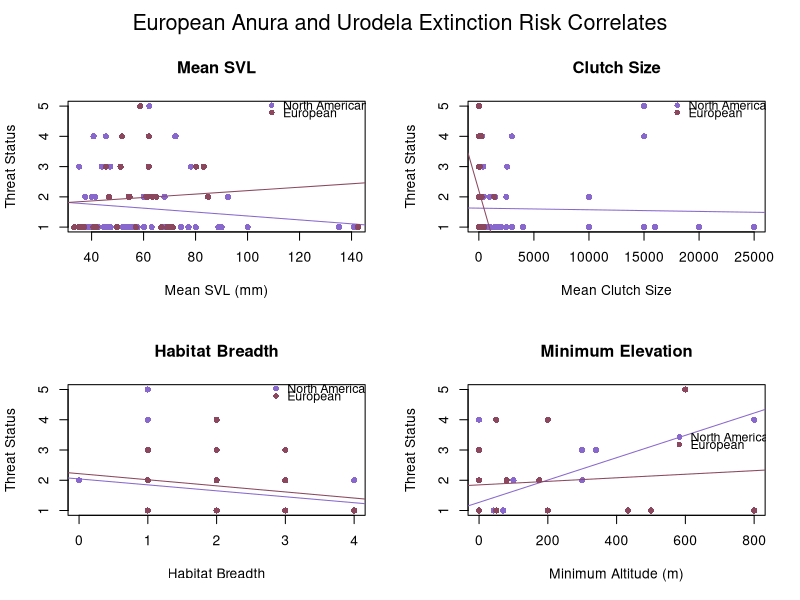
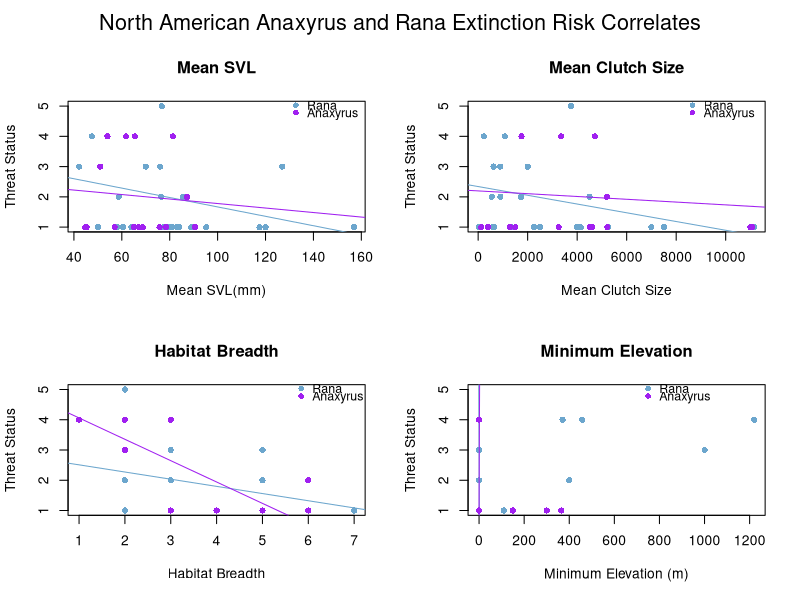
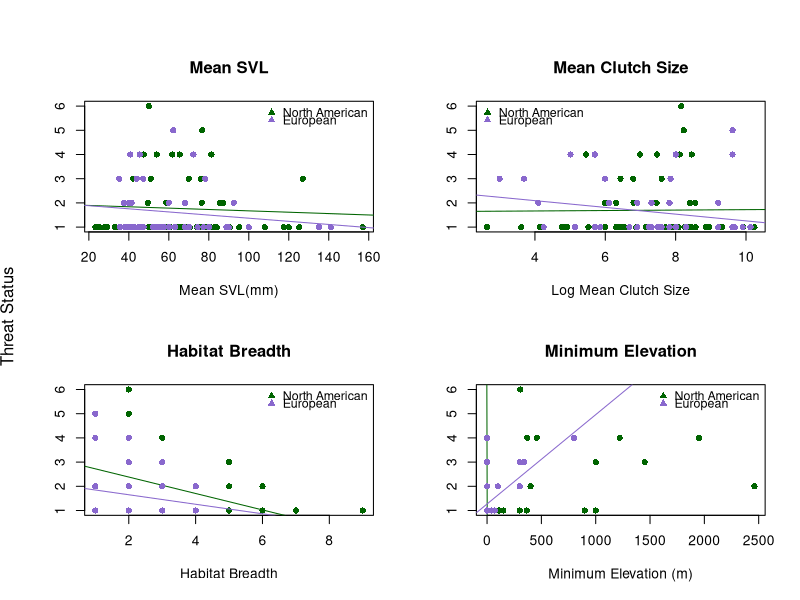

R code for these plots, in order: (Note: this script raises an error after producing the figures.)
# ENEC 395 Undergraduate Research 
# Alicia Wood
# 3/20/17
# Correlates of Extinction Risk in European and North American Amphibians



### Setting my working directory to the folder where all of my data and code are stored

setwd('~/Desktop/Extinction-Risk')

library(dplyr)
library(tidyr)



### Reading in raw data files

NAfrogs = read.table("NorthAmericanFrogs.txt", header=T, sep = '\t', quote = "\"")
NApaired = read.table("NorthAmericanFrogsPaired.txt", header=T, sep='\t', quote = "\"")
EuroAmphib = read.table("EuropeanAmphibians.txt", header=T, sep = '\t', quote = "\"", 
                        na.strings = "DD")
Taxonomy = read.table("Taxonomy.txt", header=T, sep = '\t', quote = "\"")



### Simplifying and preparing data for analysis

#Creating Habitat Breadth columns in both datasets
EuroAmphib$Forest <- apply(EuroAmphib[,c(123:131)], 1, sum)
EuroAmphib$Forest[EuroAmphib$Forest > 0] <- 1
EuroAmphib$Savanna <- apply(EuroAmphib[,c(132:133)], 1, sum)
EuroAmphib$Savanna[EuroAmphib$Savanna > 0] <- 1
EuroAmphib$Shrubland <- apply(EuroAmphib[,c(134:141)], 1, sum)
EuroAmphib$Shrubland[EuroAmphib$Shrubland > 0] <- 1
EuroAmphib$Grassland <- apply(EuroAmphib[,c(142:148)], 1, sum)
EuroAmphib$Grassland[EuroAmphib$Grassland > 0] <- 1
EuroAmphib$Wetlands <- apply(EuroAmphib[,c(149:164)], 1, sum)
EuroAmphib$Wetlands[EuroAmphib$Wetlands > 0] <- 1
EuroAmphib$RockyAreas[EuroAmphib$Habitat_RockyAreas_inland_cliffs_moutain_peaks == 1] <- 1
EuroAmphib$RockyAreas[EuroAmphib$Habitat_RockyAreas_inland_cliffs_moutain_peaks == 0] <- 0
EuroAmphib$Caves <- apply(EuroAmphib[,c(166:167)], 1, sum)
EuroAmphib$Caves[EuroAmphib$Caves > 0] <- 1
EuroAmphib$Deserts <- apply(EuroAmphib[,c(168:170)], 1, sum)
EuroAmphib$Deserts[EuroAmphib$Deserts > 0] <- 1
EuroAmphib$ArtificialTerrestrial <- apply(EuroAmphib[,c(171:176)], 1, sum)
EuroAmphib$ArtificialTerrestrial[EuroAmphib$ArtificialTerrestrial > 0] <- 1
EuroAmphib$Other[EuroAmphib$Habitat_Other_dunes == 1] <- 1
EuroAmphib$Other[EuroAmphib$Habitat_Other_dunes == 0] <- 0
EuroAmphib$HabitatBreadth <- apply(EuroAmphib[,c(255:264)], 1, sum)
NAfrogs$HabitatBreadth <- apply(NAfrogs[,c(22:33)], 1, sum)

#Condensing mean max and min Clutch Size into 1 mean Clutch Size column for NA dataset
NAfrogs$ClutchSize <- ifelse(is.na(NAfrogs$MeanClutchSize), ifelse(is.na(NAfrogs$MaxClutchSize), 
                      ifelse(is.na(NAfrogs$MinClutchSize), NA, NAfrogs$MinClutchSize),
                      ifelse(is.na(NAfrogs$MinClutchSize), NAfrogs$MaxClutchSize, 
                      rowMeans(NAfrogs[,c("MinClutchSize", "MaxClutchSize")]))), 
                      NAfrogs$MeanClutchSize)

#Simplifying NAfrogs SVL data into 1 Mean SVL column
NAfrogs$SVLunspecified <- ifelse(is.na(NAfrogs$MeanSVL_Unspecified_mm), 
                                 ifelse(is.na(NAfrogs$MaxSVL_Unspecified_mm),
                                        ifelse(is.na(NAfrogs$MinSVL_Unspecified_mm), NA, 
                                               NAfrogs$MinSVL_Unspecified_mm), 
                                        ifelse(is.na(NAfrogs$MinSVL_Unspecified_mm), 
                                               NAfrogs$MaxSVL_Unspecified_mm, 
                                               rowMeans(NAfrogs[,c("MinSVL_Unspecified_mm", 
                                                                   "MaxSVL_Unspecified_mm")]))), 
                                 NAfrogs$MeanSVL_Unspecified_mm)
NAfrogs$SVLfemale <- ifelse(is.na(NAfrogs$MeanSVL_Female_mm), 
                            ifelse(is.na(NAfrogs$MaxSVL_Female_mm), 
                                   ifelse(is.na(NAfrogs$MinSVL_Female_mm), NA, 
                                          NAfrogs$MinSVL_Female_mm), 
                                   ifelse(is.na(NAfrogs$MinSVL_Female_mm), 
                                          NAfrogs$MaxSVL_Female_mm, 
                                          rowMeans(NAfrogs[,c("MinSVL_Female_mm", 
                                                              "MaxSVL_Female_mm")]))), 
                            NAfrogs$MeanSVL_Female_mm)
NAfrogs$SVLmale <- ifelse(is.na(NAfrogs$MeanSVL_Male_mm), 
                          ifelse(is.na(NAfrogs$MaxSVL_Male_mm), 
                                 ifelse(is.na(NAfrogs$MinSVL_Male_mm), NA, 
                                        NAfrogs$MinSVL_Male_mm), 
                                 ifelse(is.na(NAfrogs$MinSVL_Male_mm), NAfrogs$MaxSVL_Male_mm, 
                                        rowMeans(NAfrogs[,c("MinSVL_Male_mm", 
                                                            "MaxSVL_Male_mm")]))), 
                          NAfrogs$MeanSVL_Male_mm)
NAfrogs$SVLMFmean <- rowMeans(NAfrogs[,c("SVLfemale", "SVLmale")])
NAfrogs$SVL <- ifelse(!is.na(NAfrogs$SVLunspecified) & !is.na(NAfrogs$SVLfemale) & 
                        !is.na(NAfrogs$SVLmale), rowMeans(NAfrogs[,c("SVLunspecified", 
                                                                     "SVLMFmean")]), 
                      ifelse(is.na(NAfrogs$SVLunspecified), 
                             ifelse(is.na(NAfrogs$SVLfemale), 
                                    ifelse(is.na(NAfrogs$SVLmale), NA, NAfrogs$SVLmale), 
                                    ifelse(is.na(NAfrogs$SVLmale), NAfrogs$SVLfemale, 
                                           NAfrogs$SVLMFmean)), NAfrogs$SVLunspecified))



### Organizing Threat Data

# Creating Continuous Threat Status Values in European Dataset
EuroAmphib$threat[EuroAmphib$IUCN_Status_LeastConcern == 1] <- 1
EuroAmphib$threat[EuroAmphib$IUCN_Status_NearThreatened == 1] <- 2
EuroAmphib$threat[EuroAmphib$IUCN_Status_Vulnerable == 1] <- 3
EuroAmphib$threat[EuroAmphib$IUCN_Status_Endangered == 1] <- 4
EuroAmphib$threat[EuroAmphib$IUCN_Status_CriticallyEndangered == 1] <- 5
# Creating Threat status ordinal values
threat = data.frame(IUCN_Threat_Status = c('LC', 'NT', 'VU', 'EN', 'CR', 'EW'),
                    threat = 1:6)



### Joining in taxonomy and threat datasets

NAfrogs <- merge(NAfrogs, Taxonomy, by = "SpeciesName") %>% left_join(threat)
EuroAmphib <- merge(EuroAmphib, Taxonomy, by = "SpeciesName")



### Dividing European dataset into Anura and Urodela order datasets

Efrogs <- EuroAmphib[EuroAmphib$Order == 'Anura',]
Esalamanders <- EuroAmphib[EuroAmphib$Order == 'Urodela',]



##### Plots and Linear Models



## North American and European Anura Comparison
pdf('plots/NA_Eur_anura.pdf', height = 8, width = 10)
par(mfrow=c(2,2), oma = c(0,1,2,0))
# SVL
plot(NAfrogs$SVL, NAfrogs$threat, xlab = "Mean SVL(mm)", ylab = "", 
     main = "Mean SVL", col = "darkgreen", pch = 16)
lm_svl_na = lm(NAfrogs$threat ~ NAfrogs$SVL)
abline(lm_svl_na, col = "darkgreen")
summary(lm_svl_na)
points(Efrogs$SVL_Unspecified_mm, Efrogs$threat, 
       col = "mediumpurple3", pch = 16)
lm_svl_e = lm(Efrogs$threat ~ Efrogs$SVL_Unspecified_mm)
abline(lm_svl_e, col = "mediumpurple3")
summary(lm_svl_e)
legend("topright", c("North American", "European"), pch = 17, 
       col = c("darkgreen", "mediumpurple3"), cex = 0.9, bty = "n", y.intersp = 0.5)
# Clutch Size
plot(log(NAfrogs$ClutchSize), NAfrogs$threat, xlab = "Log Mean Clutch Size", ylab = "", 
     main = "Mean Clutch Size", col = "darkgreen", pch = 16)
lm_cs_na = lm(NAfrogs$threat ~ log(NAfrogs$ClutchSize))
abline(lm_cs_na, col = "darkgreen")
summary(lm_cs_na)
points(log(Efrogs$Number_of_eggs_or_offspring), Efrogs$threat, col = "mediumpurple3", pch = 16)
lm_cs_e = lm(Efrogs$threat ~ log(Efrogs$Number_of_eggs_or_offspring))
abline(lm_cs_e, col = "mediumpurple3")
summary(lm_cs_e)
legend("topleft", c("North American", "European"), pch = 17, 
       col = c("darkgreen", "mediumpurple3"), cex = 0.9, bty = "n", y.intersp = 0.5)
# Habitat Breadth
plot(NAfrogs$HabitatBreadth, NAfrogs$threat, xlab = "Habitat Breadth", ylab = "", 
     main = "Habitat Breadth", col = "darkgreen", pch = 16)
lm_hb_na = lm(NAfrogs$threat ~ NAfrogs$HabitatBreadth)
abline(lm_hb_na, col = "darkgreen")
summary(lm_hb_na)
points(Efrogs$HabitatBreadth, Efrogs$threat, 
       col = "mediumpurple3", pch = 16)
lm_hb_e = lm(Efrogs$threat ~ Efrogs$HabitatBreadth)
abline(lm_hb_e, col = "mediumpurple3")
summary(lm_hb_e)
legend("topright", c("North American", "European"), pch = 17, 
       col = c("darkgreen", "mediumpurple3"), cex = 0.9, bty = "n", y.intersp = 0.5)
# Minimum Elevation
plot(NAfrogs$MinElevation_m, NAfrogs$threat, xlab = "Minimum Elevation (m)", 
     ylab = "", main = "Minimum Elevation", 
     col = "darkgreen", pch = 16)
lm_me_na = lm(NAfrogs$threat ~ NAfrogs$MinElevation_m)
abline(lm_me_na, col = "darkgreen")
summary(lm_me_na)
points(Efrogs$Altitude_min, Efrogs$threat, col = "mediumpurple3", pch = 16)
lm_me_e = lm(Efrogs$threat ~ Efrogs$Altitude_min)
abline(lm_me_e, col = "mediumpurple3")
summary(lm_me_e)
legend("topright", c("North American", "European"), pch = 17, 
       col = c("darkgreen", "mediumpurple3"), cex = 0.9, bty = "n", y.intersp = 0.5)
mtext("Threat Status", side = 2, outer = TRUE)
dev.off()


# Multi-Variable Linear Model North American Frogs
Multi_lm_na = lm(NAfrogs$threat ~ NAfrogs$SVL + NAfrogs$ClutchSize + NAfrogs$HabitatBreadth + 
                   NAfrogs$MinElevation_m)
summary(Multi_lm_na)
# Multi-Variable Linear Model European Frogs
Multi_lm_e = lm(Efrogs$threat ~ Efrogs$SVL_Unspecified_mm + Efrogs$Number_of_eggs_or_offspring + 
                  Efrogs$HabitatBreadth + Efrogs$Altitude_min)
summary(Multi_lm_e)

## European Anura and Urodela Comparison
par(mfrow=c(2,2), oma = c(0,0,2,0))
# SVL
plot(Efrogs$SVL_Unspecified_mm, Efrogs$threat, xlab = "Mean SVL (mm)", ylab = "Threat Status", 
     col = "mediumpurple3", main = "Mean SVL", pch = 16)
lm_svl_f = lm(Efrogs$threat ~ Efrogs$SVL_Unspecified_mm)
abline(lm_svl_f, col = "mediumpurple3")
summary(lm_svl_f)
points(Esalamanders$SVL_Unspecified_mm, Esalamanders$threat, xlab = "Mean SVL (mm)", 
       ylab = "Threat Status", col = "palevioletred4", pch = 16)
lm_svl_s = lm(Esalamanders$threat ~ Esalamanders$SVL_Unspecified_mm)
abline(lm_svl_s, col = "palevioletred4")
summary(lm_svl_s)
legend(105,5.4, c("North American", "European"), pch = 16, 
       col = c("mediumpurple3", "palevioletred4"), cex = 0.9, bty = "n", y.intersp = 0.5)
# Clutch Size
plot(Efrogs$Number_of_eggs_or_offspring, Efrogs$threat, xlab = "Mean Clutch Size", 
     ylab = "Threat Status", col = "mediumpurple3", 
     main = "Clutch Size", pch = 16)
lm_cs_f = lm(Efrogs$threat ~ Efrogs$Number_of_eggs_or_offspring)
abline(lm_cs_f, col = "mediumpurple3")
summary(lm_cs_f)
points(Esalamanders$Number_of_eggs_or_offspring, Esalamanders$threat, xlab = "Mean Clutch Size", 
       ylab = "Threat Status", col = "palevioletred4", pch = 16)
lm_cs_s = lm(Esalamanders$threat ~ Esalamanders$Number_of_eggs_or_offspring)
abline(lm_cs_s, col = "palevioletred4")
summary(lm_cs_s)
legend(17000,5.4, c("North American", "European"), pch = 16, 
       col = c("mediumpurple3", "palevioletred4"), cex = 0.9, bty = "n", y.intersp = 0.5)
# Habitat Breadth
plot(Efrogs$HabitatBreadth, Efrogs$threat, xlab = "Habitat Breadth", 
     ylab = "Threat Status", col = "mediumpurple3", 
     main = "Habitat Breadth", pch = 16)
lm_hb_f = lm(Efrogs$threat ~ Efrogs$HabitatBreadth)
abline(lm_hb_f, col = "mediumpurple3")
summary(lm_hb_f)
points(Esalamanders$HabitatBreadth, Esalamanders$threat, xlab = "Habitat Breadth", 
       ylab = "Threat Status", col = "palevioletred4", pch = 16)
lm_hb_s = lm(Esalamanders$threat ~ Esalamanders$HabitatBreadth)
abline(lm_hb_s, col = "palevioletred4")
summary(lm_hb_s)
legend(2.7,5.4, c("North American", "European"), pch = 16, 
       col = c("mediumpurple3", "palevioletred4"), cex = 0.9, bty = "n", y.intersp = 0.5)
# Minimum Elevation
plot(Efrogs$Altitude_min, Efrogs$threat, xlab = "Minimum Altitude (m)", 
     ylab = "Threat Status", col = "mediumpurple3", 
     main = "Minimum Elevation", pch = 16)
lm_me_f = lm(Efrogs$threat ~ Efrogs$Altitude_min)
abline(lm_me_f, col = "mediumpurple3")
summary(lm_me_f)
points(Esalamanders$Altitude_min, Esalamanders$threat, xlab = "Minimum Altitude (m)", 
       ylab = "Threat Status", col = "palevioletred4", pch = 16)
lm_me_s = lm(Esalamanders$threat ~ Esalamanders$Altitude_min)
abline(lm_me_s, col = "palevioletred4")
summary(lm_me_s)
legend(550,3.8, c("North American", "European"), pch = 16, 
       col = c("mediumpurple3", "palevioletred4"), cex = 0.9, bty = "n", y.intersp = 0.5)
mtext("European Anura and Urodela Extinction Risk Correlates", outer = TRUE, cex = 1.3)

# Multi-Variable Linear Model European Frogs
Multi_lm_e = lm(Efrogs$threat ~ Efrogs$SVL_Unspecified_mm + 
                  Efrogs$Number_of_eggs_or_offspring + 
                  Efrogs$HabitatBreadth + Efrogs$Altitude_min)
summary(Multi_lm_e)
# Multi-Variable Linear Model European Frogs
Multi_lm_s = lm(Esalamanders$threat ~ Esalamanders$SVL_Unspecified_mm + 
                  Esalamanders$Number_of_eggs_or_offspring + Esalamanders$HabitatBreadth + 
                  Esalamanders$Altitude_min)
summary(Multi_lm_s)

## North American Anaxyrus and Rana Analyses
Rana = NAfrogs[NAfrogs$Genus == 'Rana',]
Anaxyrus = NAfrogs[NAfrogs$Genus == 'Anaxyrus',]
par(mfrow=c(2,2), oma = c(0,0,2,0))
# SVL
plot(Rana$SVL, Rana$threat, xlab = "Mean SVL(mm)", ylab = "Threat Status", 
     main = "Mean SVL", col = "skyblue3", pch = 16)
lm_svl_r = lm(Rana$threat ~ Rana$SVL)
abline(lm_svl_r, col = "skyblue3")
summary(lm_svl_r)
points(Anaxyrus$SVL, Anaxyrus$threat, xlab = "Mean SVL(mm)", ylab = "Threat Status", 
       col = "purple", pch = 16)
lm_svl_a = lm(Anaxyrus$threat ~ Anaxyrus$SVL)
abline(lm_svl_a, col = "purple")
summary(lm_svl_a)
legend(128,5.4, c("Rana", "Anaxyrus"), pch = 16, 
       col = c("skyblue3", "purple"), cex = 0.9, bty = "n", y.intersp = 0.5)
# Clutch Size
plot(Rana$ClutchSize, Rana$threat, xlab = "Mean Clutch Size", ylab = "Threat Status", 
     main = "Mean Clutch Size", 
     col = "skyblue3", pch = 16)
lm_cs_r = lm(Rana$threat ~ Rana$ClutchSize)
abline(lm_cs_r, col = "skyblue3")
summary(lm_cs_r)
points(Anaxyrus$ClutchSize, Anaxyrus$threat, xlab = "Mean Clutch Size", ylab = "Threat Status", 
       col = "purple", pch = 16)
lm_cs_a = lm(Anaxyrus$threat ~ Anaxyrus$ClutchSize)
abline(lm_cs_a, col = "purple")
summary(lm_cs_a)
legend(8200,5.4, c("Rana", "Anaxyrus"), pch = 16, 
       col = c("skyblue3", "purple"), cex = 0.9, bty = "n", y.intersp = 0.5)
# Habitat Breadth
plot(Rana$HabitatBreadth, Rana$threat, xlab = "Habitat Breadth", ylab = "Threat Status", 
     main = "Habitat Breadth", 
     col = "skyblue3", pch = 16)
lm_hb_r = lm(Rana$threat ~ Rana$HabitatBreadth)
abline(lm_hb_r, col = "skyblue3")
summary(lm_hb_r)
points(Anaxyrus$HabitatBreadth, Anaxyrus$threat, xlab = "Habitat Breadth", 
       ylab = "Threat Status", col = "purple", pch = 16)
lm_hb_a = lm(Anaxyrus$threat ~ Anaxyrus$HabitatBreadth)
abline(lm_hb_a, col = "purple")
summary(lm_hb_a)
legend(5.6,5.4, c("Rana", "Anaxyrus"), pch = 16, 
       col = c("skyblue3", "purple"), cex = 0.9, bty = "n", y.intersp = 0.5)
# Minimum Elevation
plot(Rana$MinElevation_m, Rana$threat, xlab = "Minimum Elevation (m)", ylab = "Threat Status", 
     main = "Minimum Elevation", 
     col = "skyblue3", pch = 16)
lm_me_r = lm(Rana$threat ~ Rana$MinElevation_m)
abline(lm_me_r, col = "skyblue3")
summary(lm_me_r)
points(Anaxyrus$MinElevation_m, Anaxyrus$threat, xlab = "Minimum Elevation (m)", 
       ylab = "Threat Status", col = "purple", pch = 16)
lm_me_a = lm(Anaxyrus$threat ~ Anaxyrus$MinElevation_m)
abline(lm_me_a, col = "purple")
summary(lm_me_a)
legend(700,5.4, c("Rana", "Anaxyrus"), pch = 16, 
       col = c("skyblue3", "purple"), cex = 0.9, bty = "n", y.intersp = 0.5)
mtext("North American Anaxyrus and Rana Extinction Risk Correlates", outer = TRUE, cex = 1.3)

# Multi-Variable Linear Model North American Rana
Multi_lm_r = lm(Rana$threat ~ Rana$SVL + Rana$ClutchSize + Rana$HabitatBreadth + 
                  Rana$MinElevation_m)
summary(Multi_lm_r)
# Multi-Variable Linear Model North American Anaxyrus
Multi_lm_a = lm(Anaxyrus$threat ~ Anaxyrus$SVL + Anaxyrus$ClutchSize + 
                  Anaxyrus$HabitatBreadth + Anaxyrus$MinElevation_m)
summary(Multi_lm_a)



#### Paired Analysis

#preparing the paired dataset
NApaired$HabitatBreadth1 <- apply(NApaired[,c(24:35)], 1, sum)
NApaired$HabitatBreadth2 <- apply(NApaired[,c(63:74)], 1, sum)

NApaired$ClutchSize1 <- ifelse(is.na(NApaired$MeanClutchSize1), 
                               ifelse(is.na(NApaired$MaxClutchSize1), 
                                      ifelse(is.na(NApaired$MinClutchSize1), NA, 
                                             NApaired$MinClutchSize1), 
                                      ifelse(is.na(NApaired$MinClutchSize1), 
                                             NApaired$MaxClutchSize1, 
                                             rowMeans(NApaired[,c("MinClutchSize1", 
                                                                  "MaxClutchSize1")]))), 
                               NApaired$MeanClutchSize1)
NApaired$ClutchSize2 <- ifelse(is.na(NApaired$MeanClutchSize2), 
                               ifelse(is.na(NApaired$MaxClutchSize2), 
                                      ifelse(is.na(NApaired$MinClutchSize2), NA, 
                                             NApaired$MinClutchSize2), 
                                      ifelse(is.na(NApaired$MinClutchSize2), 
                                             NApaired$MaxClutchSize2, 
                                             rowMeans(NApaired[,c("MinClutchSize2", 
                                                                  "MaxClutchSize2")]))), 
                               NApaired$MeanClutchSize2)

NApaired$SVLunspecified1 <- ifelse(is.na(NApaired$MeanSVL_Unspecified_mm1), 
                                   ifelse(is.na(NApaired$MaxSVL_Unspecified_mm1), 
                                          ifelse(is.na(NApaired$MinSVL_Unspecified_mm1), NA, 
                                                 NApaired$MinSVL_Unspecified_mm1), 
                                          ifelse(is.na(NApaired$MinSVL_Unspecified_mm1), 
                                                 NApaired$MaxSVL_Unspecified_mm1, 
                                                 rowMeans(NApaired[,c("MinSVL_Unspecified_mm1", 
                                                                      "MaxSVL_Unspecified_mm1")]))), 
                                   NApaired$MeanSVL_Unspecified_mm1)
NApaired$SVLfemale1 <- ifelse(is.na(NApaired$MeanSVL_Female_mm1), 
                              ifelse(is.na(NApaired$MaxSVL_Female_mm1), 
                                     ifelse(is.na(NApaired$MinSVL_Female_mm1), NA, 
                                            NApaired$MinSVL_Female_mm1), 
                                     ifelse(is.na(NApaired$MinSVL_Female_mm1), 
                                            NApaired$MaxSVL_Female_mm1, 
                                            rowMeans(NApaired[,c("MinSVL_Female_mm1", 
                                                                 "MaxSVL_Female_mm1")]))), 
                              NApaired$MeanSVL_Female_mm1)
NApaired$SVLmale1 <- ifelse(is.na(NApaired$MeanSVL_Male_mm1), 
                            ifelse(is.na(NApaired$MaxSVL_Male_mm1), 
                                   ifelse(is.na(NApaired$MinSVL_Male_mm1), NA, 
                                          NApaired$MinSVL_Male_mm1), 
                                   ifelse(is.na(NApaired$MinSVL_Male_mm1), 
                                          NApaired$MaxSVL_Male_mm1, 
                                          rowMeans(NApaired[,c("MinSVL_Male_mm1", 
                                                               "MaxSVL_Male_mm1")]))), 
                            NApaired$MeanSVL_Male_mm1)
NApaired$SVLMFmean1 <- rowMeans(NApaired[,c("SVLfemale1", "SVLmale1")])
NApaired$SVL1 <- ifelse(!is.na(NApaired$SVLunspecified1) & !is.na(NApaired$SVLfemale1) & 
                          !is.na(NApaired$SVLmale1),
                        rowMeans(NApaired[,c("SVLunspecified1", "SVLMFmean1")]), 
                        ifelse(is.na(NApaired$SVLunspecified1), 
                               ifelse(is.na(NApaired$SVLfemale1), 
                                      ifelse(is.na(NApaired$SVLmale1), NA, 
                                             NApaired$SVLmale1), 
                                      ifelse(is.na(NApaired$SVLmale1), 
                                             NApaired$SVLfemale1, NApaired$SVLMFmean1)), 
                               NApaired$SVLunspecified1))
NApaired$SVLunspecified2 <- ifelse(is.na(NApaired$MeanSVL_Unspecified_mm2), 
                                   ifelse(is.na(NApaired$MaxSVL_Unspecified_mm2), 
                                          ifelse(is.na(NApaired$MinSVL_Unspecified_mm2), NA, 
                                                 NApaired$MinSVL_Unspecified_mm2), 
                                          ifelse(is.na(NApaired$MinSVL_Unspecified_mm2), 
                                                 NApaired$MaxSVL_Unspecified_mm2, 
                                                 rowMeans(NApaired[,c("MinSVL_Unspecified_mm2", 
                                                                      "MaxSVL_Unspecified_mm2")]))), 
                                   NApaired$MeanSVL_Unspecified_mm2)
NApaired$SVLfemale2 <- ifelse(is.na(NApaired$MeanSVL_Female_mm2), 
                              ifelse(is.na(NApaired$MaxSVL_Female_mm2), 
                                     ifelse(is.na(NApaired$MinSVL_Female_mm2), NA, 
                                            NApaired$MinSVL_Female_mm2), 
                                     ifelse(is.na(NApaired$MinSVL_Female_mm2), 
                                            NApaired$MaxSVL_Female_mm2, 
                                            rowMeans(NApaired[,c("MinSVL_Female_mm2", 
                                                                 "MaxSVL_Female_mm2")]))), 
                              NApaired$MeanSVL_Female_mm2)
NApaired$SVLmale2 <- ifelse(is.na(NApaired$MeanSVL_Male_mm2), 
                            ifelse(is.na(NApaired$MaxSVL_Male_mm2), 
                                   ifelse(is.na(NApaired$MinSVL_Male_mm2), NA, 
                                          NApaired$MinSVL_Male_mm2), 
                                   ifelse(is.na(NApaired$MinSVL_Male_mm2), 
                                          NApaired$MaxSVL_Male_mm2, 
                                          rowMeans(NApaired[,c("MinSVL_Male_mm2", 
                                                               "MaxSVL_Male_mm2")]))), 
                            NApaired$MeanSVL_Male_mm2)
NApaired$SVLMFmean2 <- rowMeans(NApaired[,c("SVLfemale2", "SVLmale2")])
NApaired$SVL2 <- ifelse(!is.na(NApaired$SVLunspecified2) & !is.na(NApaired$SVLfemale2) & 
                          !is.na(NApaired$SVLmale2), 
                        rowMeans(NApaired[,c("SVLunspecified2", "SVLMFmean2")]), 
                        ifelse(is.na(NApaired$SVLunspecified2), 
                               ifelse(is.na(NApaired$SVLfemale2), 
                                      ifelse(is.na(NApaired$SVLmale2), NA, 
                                             NApaired$SVLmale2), 
                                      ifelse(is.na(NApaired$SVLmale2), NApaired$SVLfemale2, 
                                             NApaired$SVLMFmean2)), NApaired$SVLunspecified2))

## Wilcoxon Tests
wilcox.test(NApaired$SVL1, NApaired$SVL2, paired = TRUE)
wilcox.test(NApaired$ClutchSize1, NApaired$ClutchSize2, paired = TRUE)
wilcox.test(NApaired$HabitatBreadth1, NApaired$HabitatBreadth2, paired = TRUE)
wilcox.test(NApaired$MinElevation_m1, NApaired$MinElevation_m2, paired = TRUE)

boxplot(NApaired$SVL2-NApaired$SVL1)
NApaired$SVLdiff = NApaired$SVL2-NApaired$SVL1
NApaired$SVLdiff = NApaired$ClutchSize2-NApaired$ClutchSize1
NApaired$SVLdiff = NApaired$SVL2-NApaired$SVL1
NApaired$CSdiff = NApaired$ClutchSize2-NApaired$ClutchSize1
boxplot(NApaired[, c('SVLdiff', 'CSdiff')])
wilcox.test(NApaired$ClutchSize1, NApaired$ClutchSize2, paired = TRUE)
